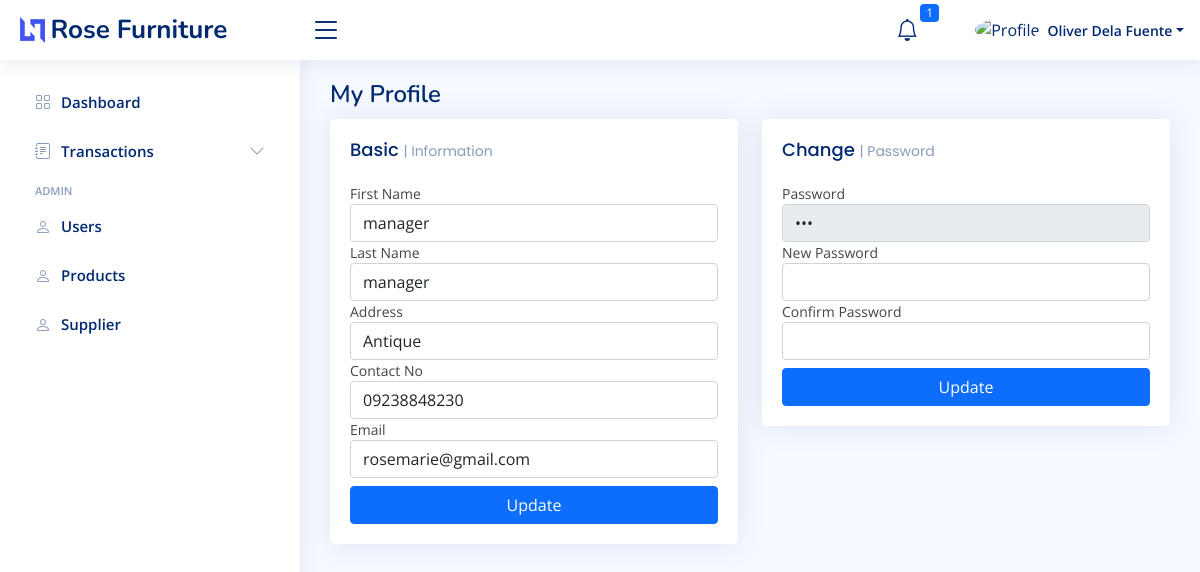
/ecommerce/profile.php?user_id=2 (signed in), run on an earlier commit of the app's database.
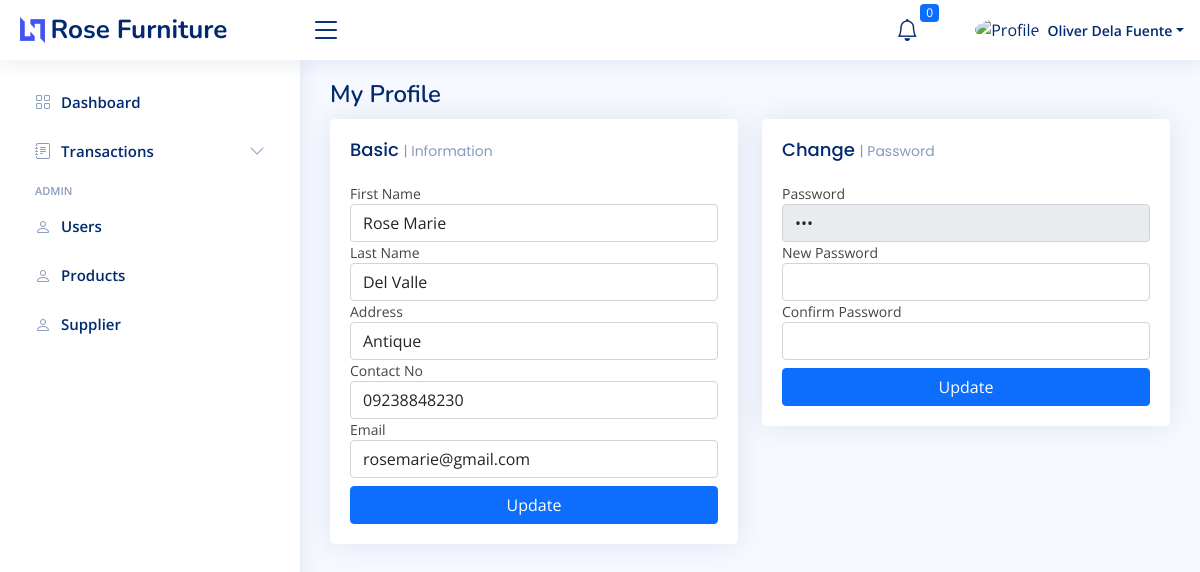
And on a later commit of the database.
### tables this page shows
CREATE TABLE `tbl_users` (
  `user_id` int(11) NOT NULL,
  `first_name` varchar(100) DEFAULT NULL,
  `last_name` varchar(100) DEFAULT NULL,
  `address` varchar(250) DEFAULT NULL,
  `contact_no` varchar(50) DEFAULT NULL,
  `username` varchar(100) DEFAULT NULL,
  `password` varchar(100) DEFAULT NULL,
  `email` varchar(100) DEFAULT NULL,
  `group_code` int(11) DEFAULT NULL,
  `status` int(11) DEFAULT 1
);

### ecommerce/profile.php (the view, shortened to what the changed rows need)
<?php include '../includes/header_ecommerce.php'; ?>
<?php
global $conn;
$user_id = $_GET["user_id"];
$sql = mysqli_query($conn, "SELECT * FROM tbl_users WHERE user_id = '$user_id' ");
$row = mysqli_fetch_assoc($sql);
?>
    <div class="pagetitle">
      <h1>My Profile</h1>
    </div>
    <section class="section dashboard">
      <div class="row">
        <div class="col-lg-6">
          <div class="row">
            <div class="col-12">
              <div class="card recent-sales overflow-auto">
                <div class="card-body">
                  <div>
                    <label for="">First Name</label>
                    <input type="text" class="form-control" id="first_name" value="<?= $row['first_name'] ?>">
                  </div>
                  <div>
                    <label for="">Last Name</label>
                    <input type="text" class="form-control" id="last_name" value="<?= $row['last_name'] ?>">
                  </div>
                  <div>
                    <label for="">Address</label>
                    <input type="text" class="form-control" id="address" value="<?= $row['address'] ?>">
                  </div>
                  <div>
                    <label for="">Contact No</label>
                    <input type="text" class="form-control" id="contact_no" value="<?= $row['contact_no'] ?>">
                  </div>
                  <div class="mb-2">
                    <label for="">Email</label>
                    <input type="text" class="form-control" id="email" value="<?= $row['email'] ?>">
                  </div>
                </div>
              </div>
            </div>
          </div>
        </div>
        <div class="col-lg-6">
          <div class="card">
            <div class="card-body">
              <div class="activity">
              <div>
                    <label for="">Password</label>
                    <input type="password" disabled class="form-control" value="<?= $row['password'] ?>">
                  </div>
              </div>
            </div>
          </div>
        </div>
      </div>
    </section>
  <?php include '../includes/footer_ecommerce.php'; ?>

### includes/header_ecommerce.php (shortened to what the changed rows need)
<?php
@require_once '../database/connection.php';
@$date = new DateTime('now', new DateTimeZone('Asia/Manila'));
@$new_date = @$date->format('Y-m-d H:i:s');
@$sqlDate = mysqli_query($conn, "SELECT date_completed FROM tbl_order_detail_items WHERE refund_status = 1 ");
@$fetchDate = mysqli_fetch_assoc($sqlDate);
if(@$new_date > @$fetchDate['date_completed']){
  @$updateRefund = "UPDATE tbl_order_detail_items SET refund_status = 0 WHERE refund_status = 1 ";
  mysqli_query($conn, $updateRefund);
}
?>
<!DOCTYPE html>
<html lang="en">
<head>
  <link href="https://cdn.jsdelivr.net/npm/select2@4.1.0-rc.0/dist/css/select2.min.css" rel="stylesheet" />
  <link rel="stylesheet" href="https://cdnjs.cloudflare.com/ajax/libs/font-awesome/6.4.2/css/all.min.css" />
  <link href="assets/vendor/bootstrap-icons/bootstrap-icons.css" rel="stylesheet">
  <link href="assets/vendor/boxicons/css/boxicons.min.css" rel="stylesheet">
  <link href="assets/vendor/quill/quill.snow.css" rel="stylesheet">
  <link href="assets/vendor/quill/quill.bubble.css" rel="stylesheet">
  <link href="assets/vendor/remixicon/remixicon.css" rel="stylesheet">
  <link href="assets/css/bootstrap.min.css" rel="stylesheet">
  <link rel="stylesheet" href="assets/css/bsDatatable.css">
  <link href="https://cdn.jsdelivr.net/npm/sweetalert2@11.7.32/dist/sweetalert2.min.css" rel="stylesheet">
  <link href="assets/css/style.css" rel="stylesheet">
</head>
<body>
  <header id="header" class="header fixed-top d-flex align-items-center">
    <nav class="header-nav ms-auto">
      <ul class="d-flex align-items-center">
        <li class="nav-item dropdown">
          <a class="nav-link nav-icon" href="#" data-bs-toggle="dropdown">
            <i class="bi bi-bell"></i>
            <span class="badge bg-primary badge-number">
              <?php
              $sqlCountAdmin = mysqli_query($conn, "SELECT COUNT(notification_id) as 'id' FROM tbl_notifications WHERE receiver_id = '" . $_SESSION['user_id'] . "' AND status = 1 ");
              $rowCoundAdmin = mysqli_fetch_assoc($sqlCountAdmin);
              echo $rowCoundAdmin['id'];
              ?>
            </span>
          </a>
        </li>
      </ul>
    </nav>
  </header>
  <main id="main" class="main">

What changed in the data, as far as the page shows it:
changed tbl_users "Antique": first_name "manager" → "Rose Marie"; last_name "manager" → "Del Valle"
Also different on the page:
$rowCoundAdmin['id']: "1" → "0"
